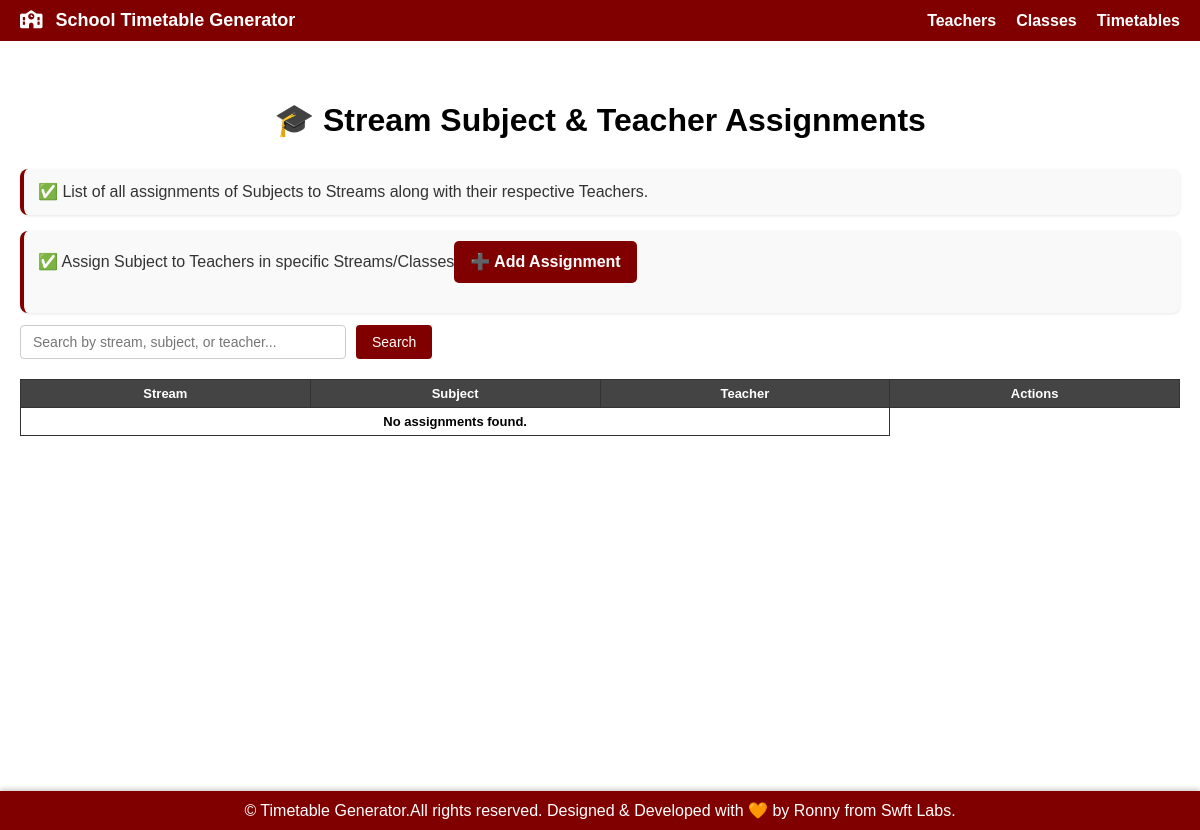
The page /assignments/ on the database as committed earlier.
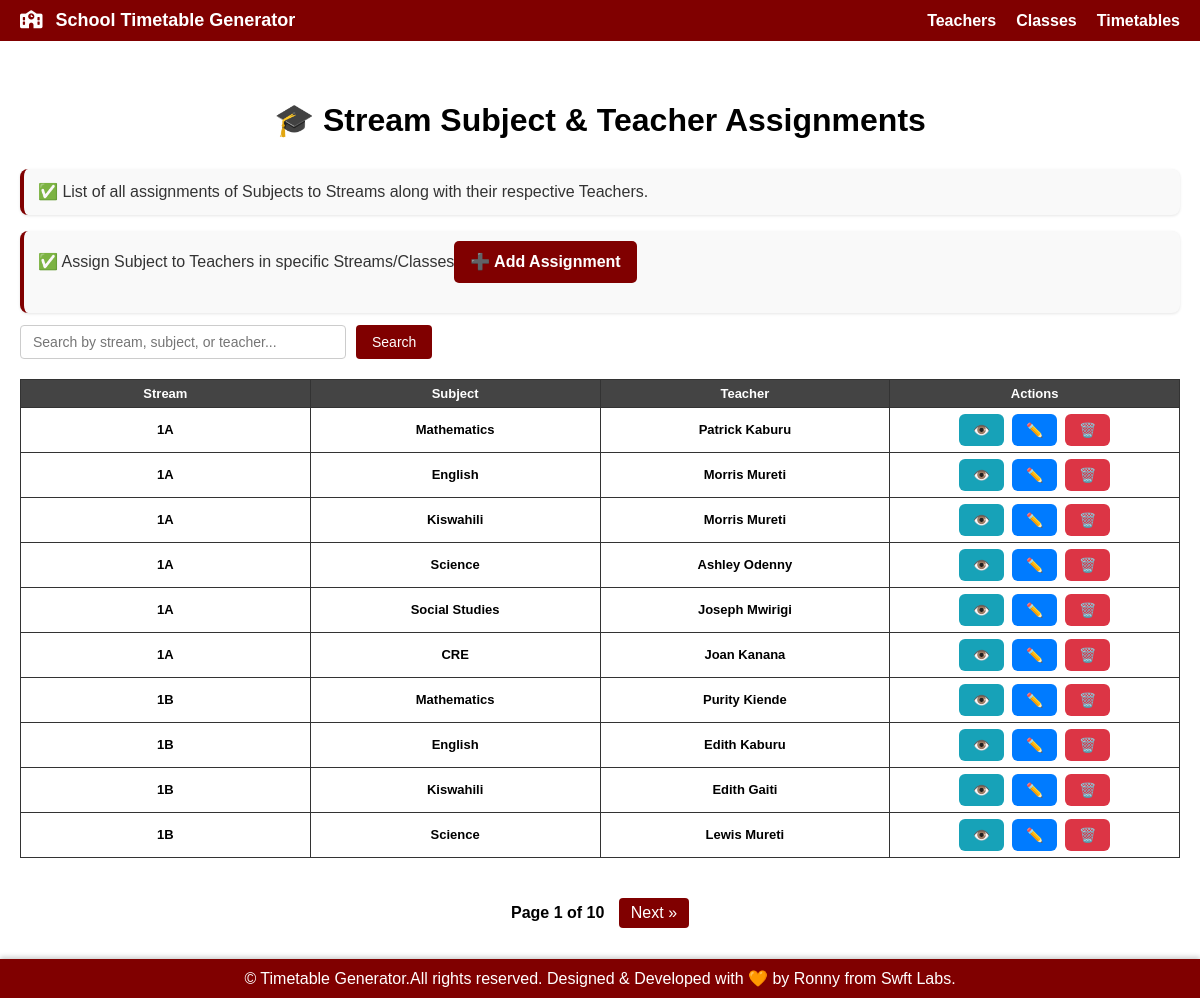
The same page on the database as committed later.
### timetables/models.py (models this page shows, shortened)
class StreamSubjectTeacher(models.Model):
    stream = models.ForeignKey(Stream, on_delete=models.CASCADE)
    subject = models.ForeignKey(Subject, on_delete=models.CASCADE)
    teacher = models.ForeignKey(Teacher, on_delete=models.CASCADE)

class Stream(models.Model):
    school_class = models.ForeignKey(SchoolClass, on_delete=models.CASCADE, related_name='streams')
    name = models.CharField(max_length=10)  # e.g., "A"
    def __str__(self):
        return f"{self.school_class.name}{self.name}"

class SchoolClass(models.Model):
    name = models.CharField(max_length=50)

class Subject(models.Model):
    name = models.CharField(max_length=100)
    def __str__(self):
        return self.name

class Teacher(models.Model):
    name = models.CharField(max_length=100)
    teacher_id = models.CharField(max_length=20, unique=True)
    def __str__(self):
        return self.name

### timetables/views.py (the view)
# urls.py: path('assignments/', views.list_assignments, name='assignments'),
def list_assignments(request):
    query = request.GET.get('q', '')
    assignments = StreamSubjectTeacher.objects.select_related('stream', 'subject', 'teacher')
    if query:
        assignments = assignments.filter(
            Q(stream__name__icontains=query) |
            Q(subject__name__icontains=query) |
            Q(teacher__name__icontains=query)
        )
    paginator = Paginator(assignments, 10)
    page_number = request.GET.get('page')
    page_obj = paginator.get_page(page_number)
    return render(request, 'list_assignments.html', {'assignments': page_obj, 'query': query, 'page_obj': page_obj})

### templates/list_assignments.html (shortened to what this page needs)
{% extends 'base.html' %}
{% block content %}
<h1>🎓 Stream Subject & Teacher Assignments</h1>
<p>✅ List of all assignments of Subjects to Streams along with their respective Teachers.</p>
<p>✅ Assign Subject to  Teachers  in specific Streams/Classes<a href="{% url 'add_assignment' %}" class="btn-global">➕ Add Assignment</a> </p>
<form method="get" class="search-form">
    <input type="text" name="q" placeholder="Search by stream, subject, or teacher..." value="{{ query|default:'' }}">
    <button type="submit">Search</button>
</form>
<table>
    <thead>
        <tr>
            <th>Stream</th>
            <th>Subject</th>
            <th>Teacher</th>
                <th>Actions</th>
        </tr>
    </thead>
    <tbody>
        {% for assignment in assignments %}
        <tr>
            <td>{{ assignment.stream }}</td>
            <td>{{ assignment.subject }}</td>
            <td>{{ assignment.teacher }}</td>
             <td>
  <a href="{% url 'view_assignment' assignment.id %}" class="action-btn view">👁️</a>
  <a href="{% url 'edit_assignment' assignment.id %}" class="action-btn edit">✏️</a>
  <a href="{% url 'delete_assignment' assignment.id %}" class="action-btn delete">🗑️</a>
</td>
        </tr>
        {% empty %}
        <tr>
            <td colspan="3">No assignments found.</td>
        </tr>
        {% endfor %}
    </tbody>
</table>
{% if page_obj.has_other_pages %}
<div class="pagination">
  <span>Page {{ page_obj.number }} of {{ page_obj.paginator.num_pages }}</span>
  {% if page_obj.has_next %}
    <a href="?page={{ page_obj.next_page_number }}{% if query %}&q={{ query }}{% endif %}">Next &raquo;</a>
  {% endif %}
</div>
{% endif %}
{% endblock %}

### templates/base.html (shortened to what this page needs)
<!DOCTYPE html>
<html lang="en">
    {% load static %}
<head>
  <link rel="stylesheet" href="https://cdnjs.cloudflare.com/ajax/libs/font-awesome/6.4.2/css/all.min.css" />
  <link rel="stylesheet" href="{% static 'css/style.css' %}">
</head>
<body>
  <nav>
    <div class="logo">
        <a href="{% url 'dashboard' %}">
            <i class="fas fa-school"></i> School Timetable Generator
        </a>
    </div>
    <ul id="nav-links">
      <li><a href="{% url 'teachers' %}">Teachers</a></li>
      <li><a href="{% url 'classes' %}">Classes</a></li>
      <li><a href="{% url 'generate_timetables' %}">Timetables</a></li>
    </ul>
  </nav>
  <main>
    {% block content %}{% endblock %}
  </main>
  <footer>
    &copy; Timetable Generator.All rights reserved. Designed & Developed with 🧡 by Ronny from Swft Labs.
  </footer>
</body>
</html>

### static/css/style.css (style rules this page uses)
body { font-family: Arial, sans-serif; margin: 0; padding-top: 60px; overflow-x: hidden; }
main { padding: 20px; min-height: calc(100vh - 120px); position: relative; z-index: 1; padding-bottom: 70px; }
nav { position: fixed; top: 0; left: 0; right: 0; background: maroon; color: white; display: flex; justify-content: space-between; align-items: center; padding: 10px 20px; z-index: 1000; box-sizing: border-box; overflow-x: hidden; }
nav .logo { font-weight: bold; font-size: 18px; }
nav .logo a { color: white; text-decoration: none; font-weight: bold; font-size: 18px; }
nav .logo i { margin-right: 8px; color: white; }
nav ul { list-style: none; display: flex; margin: 0; padding: 0; flex-wrap: wrap; }
nav ul li { margin-left: 20px; flex-shrink: 1; }
nav ul li a { color: white; text-decoration: none; font-weight: bold; font-size: 16px; }
.search-form { margin-bottom: 20px; display: flex; justify-content: flex-start; gap: 10px; }
.search-form input[type="text"] { padding: 8px 12px; font-size: 14px; border: 1px solid #ccc; border-radius: 4px; width: 300px; }
.search-form button { padding: 8px 16px; font-size: 14px; background: maroon; color: white; border: none; border-radius: 4px; cursor: pointer; transition: background 0.2s ease; }
.btn-global { display: inline-block; background: maroon; color: white; padding: 8px 16px; border-radius: 5px; text-decoration: none; font-weight: bold; transition: background 0.2s ease-in-out; margin-bottom: 20px; }
main p { font-size: 16px; line-height: 1.6; color: #333; margin-bottom: 12px; background: #f9f9f9; border-left: 4px solid maroon; padding: 10px 14px; border-radius: 8px; box-shadow: 0 1px 3px rgba(0,0,0,0.1); }
main p a { color: maroon; font-weight: 600; text-decoration: none; transition: 0.3s ease; }
h1 { text-align: center; margin-bottom: 30px; font-weight: bold; }
table { border-collapse: collapse; width: 100%; margin-bottom: 40px; background: white; table-layout: fixed; }
th, td { border: 1px solid #333; text-align: center; padding: 6px; font-size: 13px; font-weight: bold; word-wrap: break-word; }
th { background: #444; color: white; }
.action-btn { display: inline-block; padding: 4px 8px; margin: 0 2px; border-radius: 4px; text-decoration: none; font-size: 14px; transition: background 0.2s ease-in-out; }
.action-btn.view { background: #17a2b8; color: white; }
.action-btn.edit { background: #ffc107; color: black; }
.action-btn.delete { background: #dc3545; color: white; }
.pagination { text-align: center; margin-top: 20px; }
.pagination a { display: inline-block; margin: 0 5px; padding: 6px 12px; color: white; background: maroon; border-radius: 4px; text-decoration: none; }
.pagination span { margin: 0 5px; font-weight: bold; }
.action-btn { display: inline-block; padding: 8px 14px; border-radius: 6px; text-decoration: none; font-weight: bold; color: white; }
.action-btn.edit { background: #007bff; }
.action-btn.delete { background: #dc3545; }
.action-btn.view { background: #17a2b8; }
footer { position: fixed; bottom: 0; left: 0; width: 100%; background: maroon; color: white; text-align: center; padding: 10px 0; z-index: 2000; box-shadow: 0 -2px 5px rgba(0,0,0,0.2); }

Rows that differ between the two databases and show on the page:
added StreamSubjectTeacher: stream "1A", subject "Mathematics", teacher "Patrick Kaburu"
added StreamSubjectTeacher: stream "1A", subject "English", teacher "Morris Mureti"
added StreamSubjectTeacher: stream "1A", subject "Kiswahili", teacher "Morris Mureti"
added StreamSubjectTeacher: stream "1A", subject "Science", teacher "Ashley Odenny"
added StreamSubjectTeacher: stream "1A", subject "Social Studies", teacher "Joseph Mwirigi"
added StreamSubjectTeacher: stream "1A", subject "CRE", teacher "Joan Kanana"
added StreamSubjectTeacher: stream "1B", subject "Mathematics", teacher "Purity Kiende"
added StreamSubjectTeacher: stream "1B", subject "English", teacher "Edith Kaburu"
added StreamSubjectTeacher: stream "1B", subject "Kiswahili", teacher "Edith Gaiti"
added StreamSubjectTeacher: stream "1B", subject "Science", teacher "Lewis Mureti"
Other text that changed with them:
{{ page_obj.number }}: (not shown) → "1"
{{ page_obj.paginator.num_pages }}: (not shown) → "10"
text no longer shown: "No assignments found."
text now shown: "Page of Next »"
